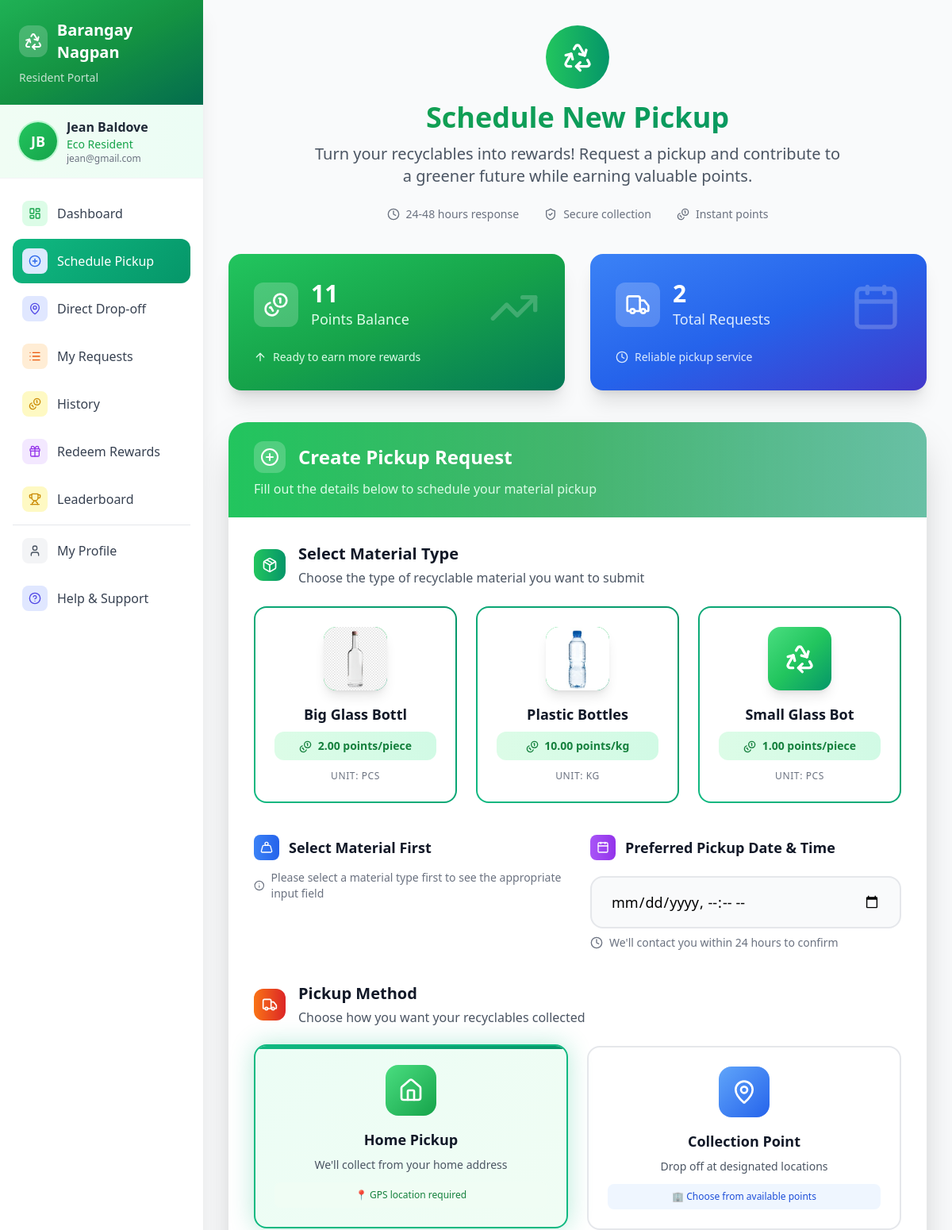
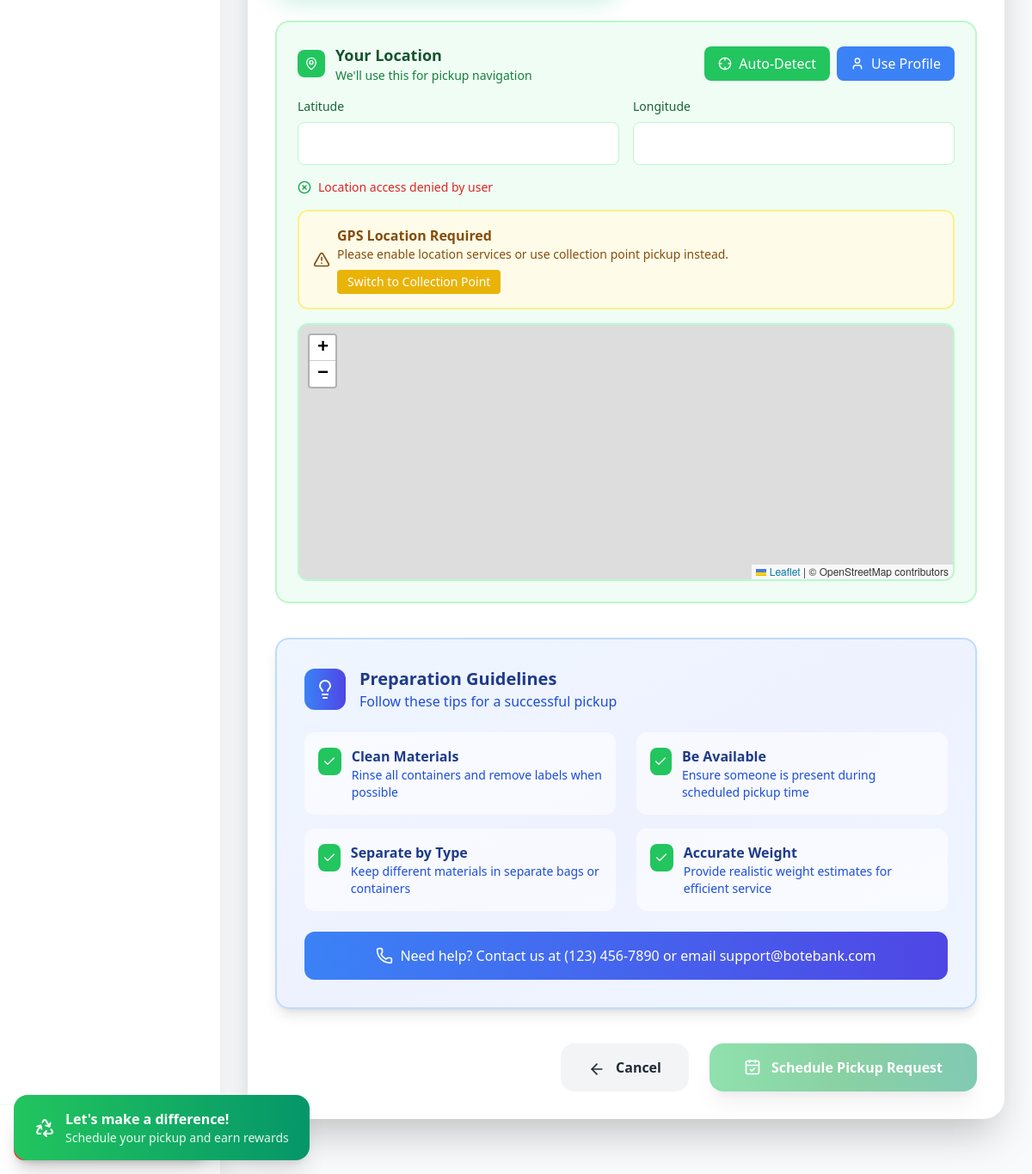
The page /resident/resident_new_request.php (signed in) on the database its author committed (2 pictures, top to bottom).
### tables this page shows
CREATE TABLE `system_settings` (
  `setting_id` int(11) NOT NULL,
  `setting_key` varchar(100) NOT NULL,
  `setting_value` text DEFAULT NULL,
  `created_at` timestamp NOT NULL DEFAULT current_timestamp(),
  `updated_at` timestamp NOT NULL DEFAULT current_timestamp() ON UPDATE current_timestamp()
);

CREATE TABLE `users` (
  `user_id` int(11) NOT NULL,
  `first_name` varchar(15) NOT NULL,
  `last_name` varchar(15) NOT NULL,
  `email` varchar(30) NOT NULL,
  `phone` varchar(13) NOT NULL,
  `address` text NOT NULL,
  `password` varchar(255) NOT NULL,
  `profile_photo` varchar(255) DEFAULT NULL,
  `role` enum('admin','worker','resident') NOT NULL DEFAULT 'resident',
  `purok_id` int(11) DEFAULT NULL,
  `created_at` timestamp NOT NULL DEFAULT current_timestamp(),
  `latitude` decimal(10,7) DEFAULT NULL,
  `longitude` decimal(10,7) DEFAULT NULL
);

CREATE TABLE `recyclabletypes` (
  `type_id` int(11) NOT NULL,
  `name` varchar(15) NOT NULL,
  `unit` enum('kg','pcs') NOT NULL DEFAULT 'kg',
  `points_per_kg` decimal(10,2) DEFAULT NULL,
  `points_per_unit` decimal(10,2) DEFAULT NULL,
  `image` varchar(255) DEFAULT NULL,
  `created_at` timestamp NOT NULL DEFAULT current_timestamp(),
  `updated_at` timestamp NOT NULL DEFAULT current_timestamp() ON UPDATE current_timestamp()
);

### resident/resident_new_request.php (the view, shortened to what the rows shown need)
<?php
require_once '../config/database.php';
require_once '../includes/system_functions.php';
$stmt = prepare_statement($conn, "SELECT * FROM recyclabletypes ORDER BY name ASC");
$stmt->execute();
$recyclable_types = $stmt->get_result()->fetch_all(MYSQLI_ASSOC);
?>
<!DOCTYPE html>
<html lang="en">
<head>
    <script src="https://cdn.tailwindcss.com"></script>
    <link rel="stylesheet" href="https://unpkg.com/leaflet/dist/leaflet.css"/>
    <link rel="stylesheet" href="assets/css/new_request.css">
</head>
<body class="bg-gray-50">
    <?php include 'resident_sidebar.php'; ?>
    <div class="ml-64 p-8">
        <div class="max-w-5xl mx-auto">
            <div class="mb-10 text-center">
                <h1 class="text-4xl font-bold bg-gradient-to-r from-green-600 to-emerald-600 bg-clip-text text-transparent mb-3">
                </h1>
            </div>
            <div class="bg-white rounded-3xl shadow-2xl overflow-hidden mb-8">
                <div class="bg-gradient-to-r from-green-500 via-green-600 to-emerald-600 px-8 py-6 relative overflow-hidden">
                    <div class="relative z-10">
                        <h2 class="text-2xl font-bold text-white flex items-center">
                            <div class="w-10 h-10 bg-white bg-opacity-20 rounded-xl flex items-center justify-center mr-4">
                                <i data-lucide="plus-circle" class="w-6 h-6"></i>
                            </div>
                            Create Pickup Request
                        </h2>
                    </div>
                </div>
                <form method="POST" action="resident_save_request.php" class="p-8" id="pickupForm">
                    <div class="mb-10">
                        <div class="grid grid-cols-1 md:grid-cols-2 lg:grid-cols-3 gap-6">
                            <?php foreach ($recyclable_types as $type): ?>
                                <div class="material-card gradient-border rounded-2xl p-6 transition-all duration-300" onclick="selectMaterial(<?php echo $type['type_id']; ?>, '<?php echo htmlspecialchars($type['name']); ?>', '<?php echo $type['unit']; ?>', <?php echo $type['points_per_kg'] ?? 0; ?>, <?php echo $type['points_per_unit'] ?? 0; ?>)">
                                    <div class="text-center">
                                        <div class="w-20 h-20 bg-gradient-to-br from-green-400 via-green-500 to-emerald-600 rounded-2xl flex items-center justify-center mx-auto mb-4 shadow-lg overflow-hidden">
                                            <?php if (!empty($type['image']) && file_exists($type['image'])): ?>
                                                <img src="<?php echo htmlspecialchars($type['image']); ?>"
                                                     alt="<?php echo htmlspecialchars($type['name']); ?>"
                                                     class="w-full h-full object-cover rounded-2xl"
                                                     onerror="this.style.display='none'; this.nextElementSibling.style.display='flex';">
                                            <?php else: ?>
                                                <i data-lucide="recycle" class="w-10 h-10 text-white"></i>
                                            <?php endif; ?>
                                        </div>
                                        <h3 class="font-bold text-gray-900 mb-2 text-lg"><?php echo htmlspecialchars($type['name']); ?></h3>
                                        <div class="bg-gradient-to-r from-green-100 to-emerald-100 rounded-xl px-4 py-2 mb-3">
                                            <p class="text-sm font-semibold text-green-700">
                                                <?php if ($type['unit'] === 'kg' && $type['points_per_kg'] > 0): ?>
                                                    <i data-lucide="coins" class="w-4 h-4 inline mr-1"></i>
                                                    <?php echo $type['points_per_kg']; ?> points/kg
                                                <?php elseif ($type['unit'] === 'pcs' && $type['points_per_unit'] > 0): ?>
                                                    <i data-lucide="coins" class="w-4 h-4 inline mr-1"></i>
                                                    <?php echo $type['points_per_unit']; ?> points/piece
                                                <?php else: ?>
                                                    <i data-lucide="phone" class="w-4 h-4 inline mr-1"></i>
                                                    Contact for pricing
                                                <?php endif; ?>
                                            </p>
                                        </div>
                                        <p class="text-xs text-gray-500 uppercase tracking-wider">
                                            Unit: <?php echo strtoupper($type['unit']); ?>
                                        </p>
                                    </div>
                                </div>
                            <?php endforeach; ?>
                        </div>
                    </div>
                </form>
            </div>
        </div>
    </div>
</body>
</html>

### resident/resident_sidebar.php (shortened to what the rows shown need)
<?php
require_once '../config/database.php';
require_once '../includes/system_functions.php';
$user_id = $_SESSION['user_id'];
$stmt = prepare_statement($conn, "SELECT first_name, last_name, email, phone, address, profile_photo FROM users WHERE user_id = ?");
$stmt->bind_param("i", $user_id);
$stmt->execute();
$user_data = $stmt->get_result()->fetch_assoc();
$system_name = getSystemSetting($conn, 'barangay_name', 'BoteBank');
$system_logo = getSystemSetting($conn, 'barangay_logo', '');
$profile_display = getUserProfileDisplay($user_data);
?>
<!DOCTYPE html>
<html lang="en">
<head>
<script src="https://cdn.tailwindcss.com"></script>
</head>
<body class="bg-gray-50 font-sans">
<div class="fixed left-0 top-0 h-full w-64 bg-white shadow-xl flex flex-col z-50">
    <div class="bg-gradient-to-br from-green-500 via-green-600 to-emerald-700 p-6 relative overflow-hidden">
        <div class="relative z-10 flex items-center space-x-3 mb-2">
            <?php if (file_exists("../uploads/$system_logo")): ?>
                <img src="../uploads/<?php echo htmlspecialchars($system_logo); ?>" class="w-10 h-10 rounded-xl object-cover bg-white bg-opacity-20 p-1" alt="System Logo">
            <?php else: ?>
                <div class="w-10 h-10 bg-white bg-opacity-20 rounded-xl flex items-center justify-center">
                    <i data-lucide="recycle" class="w-6 h-6 text-white"></i>
                </div>
            <?php endif; ?>
            <h1 class="text-xl font-bold text-white"><?php echo htmlspecialchars($system_name); ?></h1>
        </div>
    </div>
    <div class="px-6 py-4 border-b border-gray-100 bg-gradient-to-r from-green-50 to-emerald-50 flex items-center space-x-3">
        <?php if ($profile_display['type'] === 'photo'): ?>
            <img src="../uploads/profiles/thumbs/<?php echo htmlspecialchars($profile_display['value']); ?>" class="w-12 h-12 rounded-full object-cover ring-2 ring-green-200">
        <?php else: ?>
            <div class="w-12 h-12 bg-gradient-to-br from-green-500 to-green-600 rounded-full flex items-center justify-center ring-2 ring-green-200">
                <span class="text-white font-bold text-lg"><?php echo htmlspecialchars($profile_display['value']); ?></span>
            </div>
        <?php endif; ?>
        <div class="flex-1 min-w-0">
            <p class="font-semibold text-gray-800 truncate"><?php echo htmlspecialchars($user_data['first_name'].' '.$user_data['last_name']); ?></p>
            <p class="text-sm text-green-600 font-medium">Eco Resident</p>
            <p class="text-xs text-gray-500 truncate"><?php echo htmlspecialchars($user_data['email']); ?></p>
        </div>
    </div>
</div>
</body>
</html>

### rows shown on the page
system_settings: setting_value "Barangay Nagpan"
users: first_name+last_name "JB", first_name+last_name "Jean Baldove", email "jean@gmail.com"
recyclabletypes: image (picture), name "Big Glass Bottl", points_per_unit "2.00", unit "PCS"
recyclabletypes: image (picture), name "Plastic Bottles", points_per_kg "10.00", unit "KG"
recyclabletypes: name "Small Glass Bot", points_per_unit "1.00", unit "PCS"

### other values the page prints
$link['label'] "Dashboard"
$link['label'] "Schedule Pickup"
$link['label'] "Direct Drop-off"
$link['label'] "My Requests"
$link['label'] "History"
$link['label'] "Redeem Rewards"
$link['label'] "Leaderboard"
$link['label'] "My Profile"
$link['label'] "Help & Support"
$total_points "11"
$total_requests "2"
